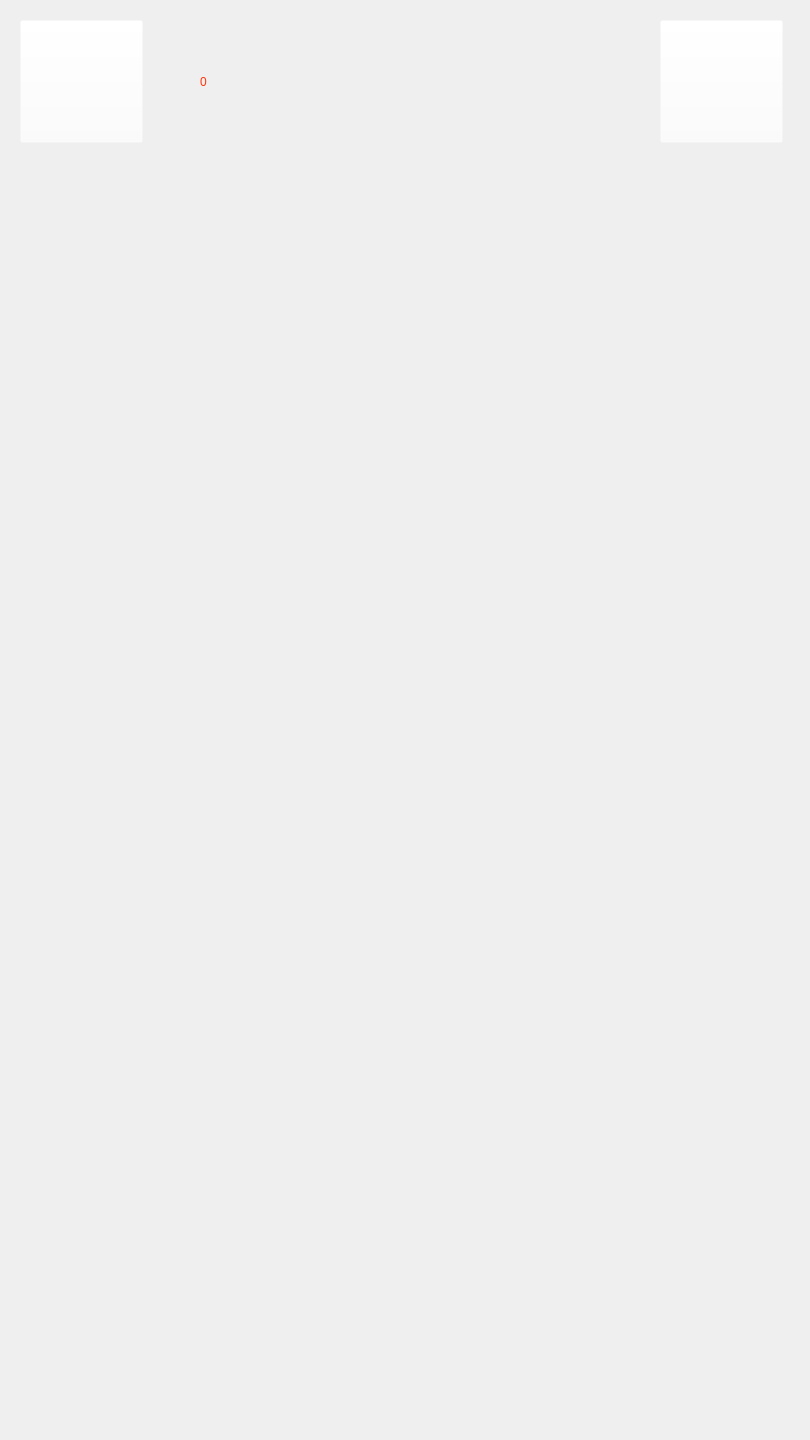
<?xml version="1.0" encoding="UTF-8"?>
<ui version="4.0">
 <class>MainWindow</class>
 <widget class="QMainWindow" name="MainWindow">
  <property name="geometry">
   <rect>
    <x>0</x>
    <y>0</y>
    <width>810</width>
    <height>1440</height>
   </rect>
  </property>
  <property name="sizePolicy">
   <sizepolicy hsizetype="Fixed" vsizetype="Fixed">
    <horstretch>0</horstretch>
    <verstretch>0</verstretch>
   </sizepolicy>
  </property>
  <property name="minimumSize">
   <size>
    <width>810</width>
    <height>1440</height>
   </size>
  </property>
  <property name="maximumSize">
   <size>
    <width>810</width>
    <height>1440</height>
   </size>
  </property>
  <property name="windowTitle">
   <string>MainWindow</string>
  </property>
  <widget class="QWidget" name="centralWidget">
   <property name="sizePolicy">
    <sizepolicy hsizetype="Fixed" vsizetype="Fixed">
     <horstretch>0</horstretch>
     <verstretch>0</verstretch>
    </sizepolicy>
   </property>
   <property name="minimumSize">
    <size>
     <width>810</width>
     <height>1440</height>
    </size>
   </property>
   <property name="maximumSize">
    <size>
     <width>810</width>
     <height>1440</height>
    </size>
   </property>
   <widget class="QStackedWidget" name="stackedWidget">
    <property name="geometry">
     <rect>
      <x>0</x>
      <y>0</y>
      <width>810</width>
      <height>1440</height>
     </rect>
    </property>
    <property name="styleSheet">
     <string notr="true"/>
    </property>
    <property name="currentIndex">
     <number>2</number>
    </property>
    <widget class="QWidget" name="page">
     <property name="styleSheet">
      <string notr="true">
background-image: url(:/res/name.png);

</string>
     </property>
     <widget class="QGroupBox" name="groupBox">
      <property name="geometry">
       <rect>
        <x>0</x>
        <y>0</y>
        <width>810</width>
        <height>1440</height>
       </rect>
      </property>
      <property name="minimumSize">
       <size>
        <width>810</width>
        <height>1440</height>
       </size>
      </property>
      <property name="maximumSize">
       <size>
        <width>810</width>
        <height>1440</height>
       </size>
      </property>
      <property name="styleSheet">
       <string notr="true">/**background-image: url(:/res/input_name.png);**/</string>
      </property>
      <property name="title">
       <string/>
      </property>
      <widget class="QLineEdit" name="lineEdit">
       <property name="geometry">
        <rect>
         <x>210</x>
         <y>730</y>
         <width>391</width>
         <height>61</height>
        </rect>
       </property>
       <property name="font">
        <font>
         <pointsize>16</pointsize>
        </font>
       </property>
       <property name="styleSheet">
        <string notr="true">border-radius:20px;
color: rgb(39, 78, 118);
background-image: url(:/res/none.png);
background-color: rgba(255, 255, 255,0);
</string>
       </property>
      </widget>
      <widget class="QPushButton" name="submit1">
       <property name="geometry">
        <rect>
         <x>60</x>
         <y>930</y>
         <width>659</width>
         <height>256</height>
        </rect>
       </property>
       <property name="styleSheet">
        <string notr="true">#submit1{
	
	background-image: url(:/res/ok.png);
	
	background-color: rgba(255, 255, 255,0);
}

/**鼠标停留在按钮上的样式**/
#submit1::hover{	
background-image: url(:/res/ok_yellow.png);
	background-color: rgba(255, 255, 255,0);
}

/**鼠标按压下去的样式**/
#submit1::pressed,submit1::checked{
    
	background-image: url(:/res/ok_gray.png);
background-color: rgba(255, 255, 255,0);
}</string>
       </property>
       <property name="text">
        <string/>
       </property>
      </widget>
     </widget>
    </widget>
    <widget class="QWidget" name="page1">
     <property name="styleSheet">
      <string notr="true">#page1{background-image: url(:/res/backwithshadow.png);}</string>
     </property>
     <widget class="QPushButton" name="one">
      <property name="geometry">
       <rect>
        <x>85</x>
        <y>480</y>
        <width>642</width>
        <height>144</height>
       </rect>
      </property>
      <property name="styleSheet">
       <string notr="true">#one{background-image: url(:/res/1.png);
background-color: rgba(255, 255, 255,0);}
#one::hover{
background-image: url(:/res/1yellow.png);
background-color: rgba(255, 255, 255,0);}
#one::pressed,one::checked{
background-image: url(:/res/1gray.png);
background-color: rgba(255, 255, 255,0);
}</string>
      </property>
      <property name="text">
       <string/>
      </property>
     </widget>
     <widget class="QPushButton" name="two">
      <property name="geometry">
       <rect>
        <x>85</x>
        <y>780</y>
        <width>642</width>
        <height>144</height>
       </rect>
      </property>
      <property name="styleSheet">
       <string notr="true">#two{background-image: url(:/res/2.png);
background-color: rgba(255, 255, 255,0);}
#two::hover{
background-image: url(:/res/2yellow.png);
background-color: rgba(255, 255, 255,0);}
#two::pressed,two::checked{
background-image: url(:/res/2gray.png);
background-color: rgba(255, 255, 255,0);
}</string>
      </property>
      <property name="text">
       <string/>
      </property>
     </widget>
     <widget class="QPushButton" name="there">
      <property name="geometry">
       <rect>
        <x>75</x>
        <y>990</y>
        <width>659</width>
        <height>256</height>
       </rect>
      </property>
      <property name="styleSheet">
       <string notr="true">#there{background-image: url(:/res/3.png);
background-color: rgba(255, 255, 255,0);}
#there::hover{
background-image: url(:/res/3yellow.png);
background-color: rgba(255, 255, 255,0);}
#there::pressed,there::checked{
background-image: url(:/res/3gray.png);
background-color: rgba(255, 255, 255,0);
}</string>
      </property>
      <property name="text">
       <string/>
      </property>
     </widget>
    </widget>
    <widget class="QWidget" name="page2">
     <property name="styleSheet">
      <string notr="true">background-image: url(:/res/game-background.png);</string>
     </property>
     <widget class="QWidget" name="widget_4" native="true">
      <property name="geometry">
       <rect>
        <x>0</x>
        <y>0</y>
        <width>810</width>
        <height>1440</height>
       </rect>
      </property>
      <property name="styleSheet">
       <string notr="true"/>
      </property>
      <widget class="QWidget" name="deleteWidget" native="true">
       <property name="geometry">
        <rect>
         <x>0</x>
         <y>1269</y>
         <width>810</width>
         <height>171</height>
        </rect>
       </property>
       <property name="styleSheet">
        <string notr="true">background-image: url(:/res/delete.png);</string>
       </property>
      </widget>
      <widget class="QPushButton" name="music1">
       <property name="geometry">
        <rect>
         <x>660</x>
         <y>20</y>
         <width>123</width>
         <height>123</height>
        </rect>
       </property>
       <property name="styleSheet">
        <string notr="true">background-image: url(:/res/music_on.png);
background-color: rgba(255, 255, 255,0);</string>
       </property>
       <property name="text">
        <string/>
       </property>
      </widget>
      <widget class="QWidget" name="goodsWidget" native="true">
       <property name="geometry">
        <rect>
         <x>37</x>
         <y>150</y>
         <width>780</width>
         <height>1271</height>
        </rect>
       </property>
       <property name="styleSheet">
        <string notr="true">background-image: url(:/res/none.png);</string>
       </property>
      </widget>
      <widget class="QPushButton" name="goback">
       <property name="geometry">
        <rect>
         <x>20</x>
         <y>20</y>
         <width>123</width>
         <height>123</height>
        </rect>
       </property>
       <property name="styleSheet">
        <string notr="true">background-image: url(:/res/go_back.png);
background-color: rgba(255, 255, 255,0);</string>
       </property>
       <property name="text">
        <string/>
       </property>
      </widget>
      <widget class="QLabel" name="label">
       <property name="geometry">
        <rect>
         <x>200</x>
         <y>15</y>
         <width>415</width>
         <height>133</height>
        </rect>
       </property>
       <property name="styleSheet">
        <string notr="true">font: 75 italic 48pt &quot;鸿雷拙书简体&quot;;
color: rgb(255, 51, 11);
background-image: url(:/res/none.png);</string>
       </property>
       <property name="text">
        <string>0</string>
       </property>
       <property name="textFormat">
        <enum>Qt::PlainText</enum>
       </property>
      </widget>
     </widget>
    </widget>
    <widget class="QWidget" name="page3">
     <property name="styleSheet">
      <string notr="true">#page3{background-image: url(:/res/ranking.png);}</string>
     </property>
     <widget class="QPushButton" name="goback2">
      <property name="geometry">
       <rect>
        <x>15</x>
        <y>50</y>
        <width>123</width>
        <height>123</height>
       </rect>
      </property>
      <property name="styleSheet">
       <string notr="true">background-color: rgba(255, 255, 255,0);
background-image: url(:/res/retry.png);</string>
      </property>
      <property name="text">
       <string/>
      </property>
     </widget>
     <widget class="QPushButton" name="exit">
      <property name="geometry">
       <rect>
        <x>670</x>
        <y>53</y>
        <width>123</width>
        <height>123</height>
       </rect>
      </property>
      <property name="styleSheet">
       <string notr="true">background-image: url(:/res/exit.png);
background-color: rgba(255, 255, 255,0);</string>
      </property>
      <property name="text">
       <string/>
      </property>
     </widget>
     <widget class="QTableWidget" name="rank">
      <property name="geometry">
       <rect>
        <x>95</x>
        <y>251</y>
        <width>621</width>
        <height>761</height>
       </rect>
      </property>
      <property name="minimumSize">
       <size>
        <width>621</width>
        <height>761</height>
       </size>
      </property>
      <property name="maximumSize">
       <size>
        <width>621</width>
        <height>761</height>
       </size>
      </property>
      <property name="styleSheet">
       <string notr="true">background-color: rgba(255, 255, 255,0);
color: rgb(255, 23, 135);
font: 75 14pt &quot;鸿雷拙书简体&quot;;
background-image: url(:/res/none.png);



</string>
      </property>
     </widget>
     <widget class="QLabel" name="addition">
      <property name="geometry">
       <rect>
        <x>43</x>
        <y>1081</y>
        <width>731</width>
        <height>291</height>
       </rect>
      </property>
      <property name="styleSheet">
       <string notr="true">background-image: url(:/res/none.png);
color: rgb(255, 25, 5);
font: 75 italic 48pt &quot;鸿雷拙书简体&quot;;</string>
      </property>
      <property name="text">
       <string>未上榜</string>
      </property>
     </widget>
     <widget class="QLabel" name="addition2">
      <property name="geometry">
       <rect>
        <x>40</x>
        <y>1389</y>
        <width>741</width>
        <height>41</height>
       </rect>
      </property>
      <property name="styleSheet">
       <string notr="true">color: rgb(255, 255, 255);
font: 75 italic 9pt &quot;楷体&quot;;</string>
      </property>
      <property name="text">
       <string/>
      </property>
     </widget>
    </widget>
    <widget class="QWidget" name="page4">
     <property name="styleSheet">
      <string notr="true">#page4{background-image: url(:/res/backwithfont.png);}</string>
     </property>
     <widget class="QPushButton" name="rank2">
      <property name="geometry">
       <rect>
        <x>5</x>
        <y>0</y>
        <width>170</width>
        <height>170</height>
       </rect>
      </property>
      <property name="styleSheet">
       <string notr="true">background-color: rgba(255, 255, 255,0);
border-image: url(:/res/ranking(1).png);</string>
      </property>
      <property name="text">
       <string/>
      </property>
     </widget>
     <widget class="QPushButton" name="music2">
      <property name="geometry">
       <rect>
        <x>660</x>
        <y>20</y>
        <width>123</width>
        <height>123</height>
       </rect>
      </property>
      <property name="styleSheet">
       <string notr="true">background-image: url(:/res/music_on.png);
background-color: rgba(255, 255, 255,0);</string>
      </property>
      <property name="text">
       <string/>
      </property>
     </widget>
     <widget class="QPushButton" name="start">
      <property name="geometry">
       <rect>
        <x>50</x>
        <y>800</y>
        <width>741</width>
        <height>322</height>
       </rect>
      </property>
      <property name="styleSheet">
       <string notr="true">#start{
background-image: url(:/res/start_button.png);
background-color: rgba(255, 255, 255,0);}
#start::hover{
background-image: url(:/res/start_button_yellow.png);
background-color: rgba(255, 255, 255,0);}
#start::pressed,start::checked{
background-image: url(:/res/start_button_gray.png);
background-color: rgba(255, 255, 255,0);}</string>
      </property>
      <property name="text">
       <string/>
      </property>
     </widget>
    </widget>
    <widget class="QWidget" name="page5"/>
   </widget>
  </widget>
 </widget>
 <layoutdefault spacing="6" margin="11"/>
 <resources/>
 <connections/>
</ui>
